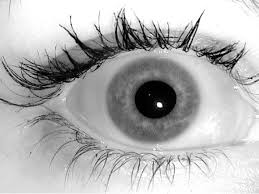
#> input picture semester-2/project/final/dataset/15.jpg, 259 x 194 px
$ python main.py
#> lines starting #> are read from the running program, lines starting #| are printed output that depends on the picture; after the words box and inside, x2 and y2 are one past the last pixel; in counts of white or black regions, pixels touching at a corner belong together
"""
######################################
#
# 﫥  @author   : 00xWolf
#   GitHub    : @mmsaeed509
#   Developer : Mahmoud Mohamed
#
######################################
"""

import numpy as np
import cv2
from matplotlib import pyplot as plt

# ----------------- canny detection (edges detection) ----------------- #
IMAGE = 'dataset/15.jpg'
IMAGE_2 = 'dataset/13.png'
img = cv2.imread(IMAGE)
#> img is the input picture: shape (194, 259, 3); min 0, max 255, mean 181.3
edges = cv2.Canny(img, 100, 200)
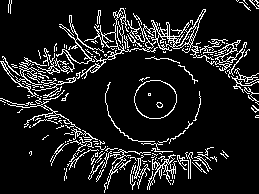
#> edges: shape (194, 259); 11.2% white in thin lines or dots
cv2.imshow("Edges", edges)
cv2.imwrite('edges.jpg', edges)
cv2.waitKey(10000)

# ----------------- Hough circle transform ( circle detection ) ----------------- #

# arg 2 -> to read as a grey scale not RGB scale  #
img = cv2.imread(IMAGE, 0)
#> img: shape (194, 259); min 0, max 255, mean 181.3
img = cv2.medianBlur(img, 5)  # improve result of circle detection #
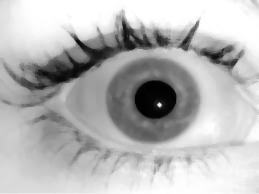
#> img: shape (194, 259); min 0, max 255, mean 183

# from grey scale to RGB #
cimg = cv2.cvtColor(img, cv2.COLOR_GRAY2BGR)  # cv2 always work with grey scale to BGR #

# arg 1 -> image. , arg 2 -> detection method (HOUGH_GRADIENT).
# arg 3 -> dp : inverse ratio of the accumulator resolution to the image resolution.
# arg 4 -> minDist : minimum distance between the centers of the detected circles.
# arg 5 -> the higher threshold of the two passed to the Canny edge detector.
# arg 6 -> the accumulator threshold for the circle centers at the detection stage.
# arg 7 -> minimum circle radius.
# arg 8 -> maximum circle radius.
circles = cv2.HoughCircles(img, cv2.HOUGH_GRADIENT, 1, 20, param1=50, param2=30, minRadius=0, maxRadius=0)
#> circles = 53 rows, first 8: [138.5, 105.5, 78.5], [100.5, 95.5, 74.6], [164.5, 98.5, 75.1], [116.5, 80.5, 55.6], [197.5, 103.5, 58.3], [113.5, 112.5, 72.6], [81.5, 104.5, 58.3], [199.5, 78.5, 46.3]

circles = np.uint16(np.around(circles))  # convert all numbers to integers not float #
#> circles = 53 rows, first 8: [138, 106, 78], [100, 96, 75], [164, 98, 75], [116, 80, 56], [198, 104, 58], [114, 112, 73], [82, 104, 58], [200, 78, 46]

# draw the detected circles #
for i in circles[0, :]:
    cv2.circle(cimg, (i[0], i[1]), i[2], (0, 255, 0), 2)
    cv2.circle(cimg, (i[0], i[1]), 2, (0, 0, 255), 3)
#> this loop made 53 passes
#> i on passes 1 to 12: [138, 106, 78], [100, 96, 75], [164, 98, 75], [116, 80, 56], [198, 104, 58], [114, 112, 73], [82, 104, 58], [200, 78, 46], [98, 72, 46], [80, 84, 48], [38, 4, 83], [54, 22, 64]
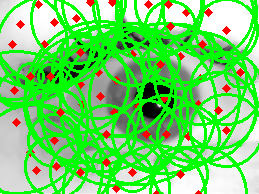
#> cimg: shape (194, 259, 3); mean B, G, R 101.2, 214.6, 110.6

cv2.imshow('Circle Detection', cimg)
cv2.imwrite('circle.jpg', cimg)
cv2.waitKey(10000)
cv2.destroyAllWindows()

# ----------------- Thresholding ----------------- #

# arg 2 -> to read as a grey scale not RGB scale  #
img = cv2.imread(IMAGE, 0)
img = cv2.medianBlur(img, 5)  # improve result of circle detection #
ret, th1 = cv2.threshold(img, 127, 255, cv2.THRESH_BINARY)  # Binary Thresholding #
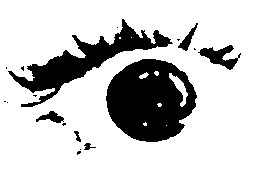
#> th1: shape (194, 259); 80.5% white; 18 black regions (11 under 20 px), largest, box (x1, y1, x2, y2) and area: (106, 59, 197, 142) 5397, (8, 19, 173, 107) 3460, (198, 45, 241, 70) 463
th2 = cv2.adaptiveThreshold(img, 255, cv2.ADAPTIVE_THRESH_MEAN_C, cv2.THRESH_BINARY, 11, 2)  # Adaptive Mean #
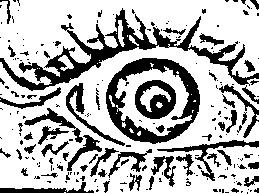
#> th2: shape (194, 259); 71.5% white; 212 black regions (153 under 20 px), largest, box (x1, y1, x2, y2) and area: (0, 8, 259, 91) 3881, (106, 58, 200, 144) 2703, (135, 80, 176, 119) 936
th3 = cv2.adaptiveThreshold(img, 255, cv2.ADAPTIVE_THRESH_GAUSSIAN_C, cv2.THRESH_BINARY, 11, 2)  # Adaptive Gaussian #
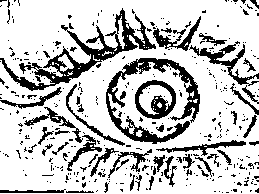
#> th3: shape (194, 259); 77.3% white; 375 black regions (322 under 20 px), largest, box (x1, y1, x2, y2) and area: (0, 8, 156, 91) 2380, (106, 58, 200, 144) 2050, (135, 80, 176, 119) 699
titles = ['Original Image', 'Global Thresholding (v = 127)', 'Adaptive Mean', 'Adaptive Gaussian']
images = [img, th1, th2, th3]

for i in range(4):
    plt.subplot(2, 2, i+1), plt.imshow(images[i], 'gray')
    plt.title(titles[i])
    plt.xticks([]), plt.yticks([])

plt.show()

# ----------------- Segmentation (Final) ----------------- #

# Read in the image 3
image = cv2.imread(IMAGE)

# Change color to RGB (from BGR) #
image = cv2.cvtColor(image, cv2.COLOR_BGR2RGB)
plt.imshow(image)

# Reshaping the image into a 2D array of pixels and 3 color values (RGB) #
# -1 for auto complete the new matrix shape #
pixel_vals = image.reshape((-1, 3))

# Convert to float type #
pixel_vals = np.float32(pixel_vals)

# the below line of code defines the criteria for the algorithm to stop running (to stop algo)
# which will happen is 100 iterations are run or the epsilon (which is the required accuracy)
# becomes 85%                                              No. iterations   required accuracy
criteria = (cv2.TERM_CRITERIA_EPS + cv2.TERM_CRITERIA_MAX_ITER, 100, 0.85)
#> criteria = (3, 100, 0.85)

# then perform k-means clustering wit h number of clusters defined as 3
# also random centres are initially chose for k-means clustering
k = 3
retval, labels, centers = cv2.kmeans(pixel_vals, k, None, criteria, 10, cv2.KMEANS_RANDOM_CENTERS)
#> retval = 93850734.9; centers = [[144, 144, 144], [227.6, 227.6, 227.6], [37.1, 37.1, 37.1]]

# calculate the new centers for each class (clustering)
# convert data into 8-bit values
centers = np.uint8(centers)
#> centers = [[144, 144, 144], [227, 227, 227], [37, 37, 37]]
segmented_data = centers[labels.flatten()]

# reshape data into the original image dimensions (same like original)
# draw the new image with same size of original photo
segmented_image = segmented_data.reshape(image.shape)
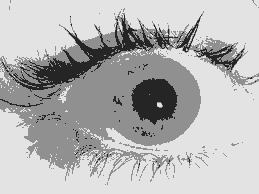
#> segmented_image: shape (194, 259, 3); min 37, max 227, mean 180.9
print(set(labels.flatten()))
#| {0, 1, 2}
cv2.imshow("Segmented image", segmented_image)
cv2.imwrite('segmented_image.jpg', segmented_image)
cv2.waitKey(10000)

$ run again, with semester-2/project/final/dataset/1.jpg copied over semester-2/project/final/dataset/15.jpg
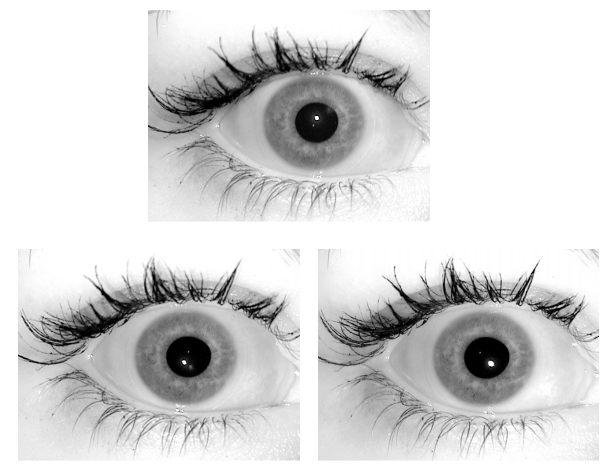
#> input picture semester-2/project/final/dataset/1.jpg, 607 x 468 px
#> img is the input picture: shape (468, 607, 3); mean B, G, R 213.5, 213.6, 213.5
#> `edges = cv2.Canny(img, 100, 200)`:
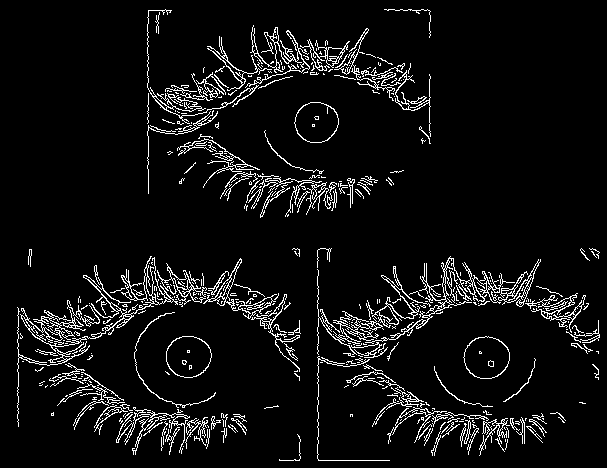
#> edges: shape (468, 607); 6.4% white in thin lines or dots
#> `circles = cv2.HoughCircles(img, cv2.HOUGH_GRADIENT, 1, 20, param1=50, ..`: circles = 393 rows, first 8: [272.5, 265.5, 202], [207.5, 236.5, 182.7], [272.5, 228.5, 174.2], [225.5, 249.5, 176.4], [307.5, 246.5, 183.4], [504.5, 185.5, 228.3], [331.5, 236.5, 165.2], [177.5, 255.5, 159.7]
#> `circles = np.uint16(np.around(circles))`: circles = 393 rows, first 8: [272, 266, 202], [208, 236, 183], [272, 228, 174], [226, 250, 176], [308, 246, 183], [504, 186, 228], [332, 236, 165], [178, 256, 160]
#> the loop `for i in circles[0, :]:` made 393 passes
#> th1: shape (468, 607); 90.9% white; 40 black regions (17 under 20 px), largest, box (x1, y1, x2, y2) and area: (137, 315, 215, 402) 4375, (158, 42, 331, 134) 4051, (266, 78, 341, 166) 4047
#> th2: shape (468, 607); 81.6% white; 676 black regions (516 under 20 px), largest, box (x1, y1, x2, y2) and area: (148, 10, 313, 222) 5382, (18, 249, 189, 461) 4759, (135, 311, 237, 405) 3094
#> th3: shape (468, 607); 85.4% white; 1044 black regions (891 under 20 px), largest, box (x1, y1, x2, y2) and area: (148, 10, 333, 222) 4334, (318, 249, 488, 461) 3917, (18, 249, 189, 461) 3658
#> criteria = (3, 100, 0.85)
#> `retval, labels, centers = cv2.kmeans(pixel_vals, k, None, criteria, 10..`: retval = 375622426; centers = [[163.7, 163.8, 163.7], [245.4, 245.5, 245.4], [42.22, 42.23, 42.23]]
#> `centers = np.uint8(centers)`: centers = [[163, 163, 163], [245, 245, 245], [42, 42, 42]]
#> `segmented_image = segmented_data.reshape(image.shape)`:
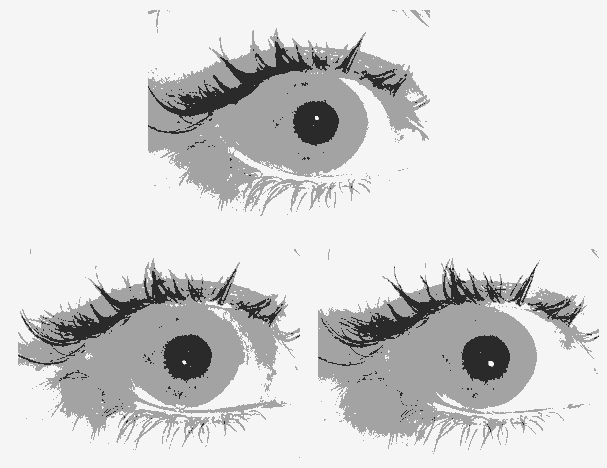
#> segmented_image: shape (468, 607, 3); min 42, max 245, mean 213.3
#| {0, 1, 2}

$ run again, with semester-2/project/final/dataset/10.jpg copied over semester-2/project/final/dataset/15.jpg
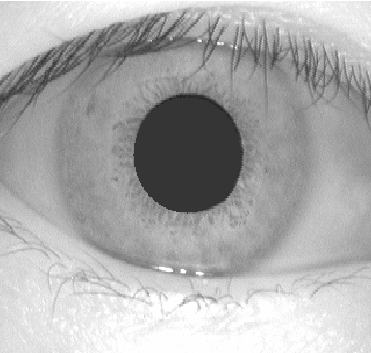
#> input picture semester-2/project/final/dataset/10.jpg, 371 x 353 px
#> img is the input picture: shape (353, 371, 3); min 30, max 255, mean 171.8
#> `edges = cv2.Canny(img, 100, 200)`:
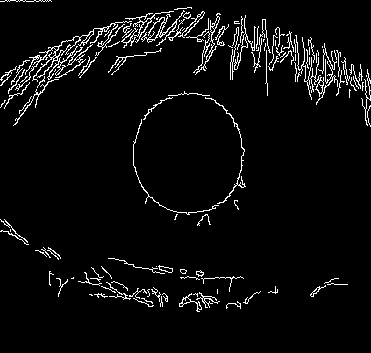
#> edges: shape (353, 371); 4.6% white in thin lines or dots, all inside (x1, y1, x2, y2) = (0, 0, 371, 312)
#> `circles = cv2.HoughCircles(img, cv2.HOUGH_GRADIENT, 1, 20, param1=50, ..`: circles = 163 rows, first 8: [216.5, 157.5, 156.7], [180.5, 171.5, 160.2], [159.5, 150.5, 148.7], [150.5, 169.5, 149.6], [217.5, 177.5, 150.9], [189.5, 191.5, 184.3], [119.5, 152.5, 121.4], [196.5, 158.5, 142.1]
#> `circles = np.uint16(np.around(circles))`: circles = 163 rows, first 8: [216, 158, 157], [180, 172, 160], [160, 150, 149], [150, 170, 150], [218, 178, 151], [190, 192, 184], [120, 152, 121], [196, 158, 142]
#> the loop `for i in circles[0, :]:` made 163 passes
#> th1: shape (353, 371); 86.4% white; 28 black regions (14 under 20 px), largest, box (x1, y1, x2, y2) and area: (129, 90, 251, 214) 10922, (0, 17, 197, 122) 5008, (235, 41, 283, 71) 697
#> th2: shape (353, 371); 74% white; 971 black regions (740 under 20 px), largest, box (x1, y1, x2, y2) and area: (0, 6, 254, 144) 5160, (60, 190, 302, 279) 2418, (134, 93, 244, 212) 2042
#> th3: shape (353, 371); 81.1% white; 1738 black regions (1537 under 20 px), largest, box (x1, y1, x2, y2) and area: (0, 6, 217, 134) 3662, (134, 93, 244, 212) 1455, (78, 233, 256, 279) 1188
#> criteria = (3, 100, 0.85)
#> `retval, labels, centers = cv2.kmeans(pixel_vals, k, None, criteria, 10..`: retval = 128110029.8; centers = [[156.8, 156.8, 156.8], [226.2, 226.2, 226.2], [65.64, 65.64, 65.64]]
#> `centers = np.uint8(centers)`: centers = [[156, 156, 156], [226, 226, 226], [65, 65, 65]]
#> `segmented_image = segmented_data.reshape(image.shape)`:
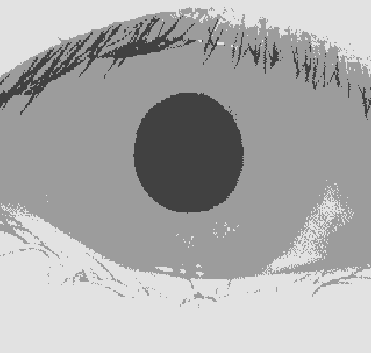
#> segmented_image: shape (353, 371, 3); min 65, max 226, mean 171.2
#| {0, 1, 2}
